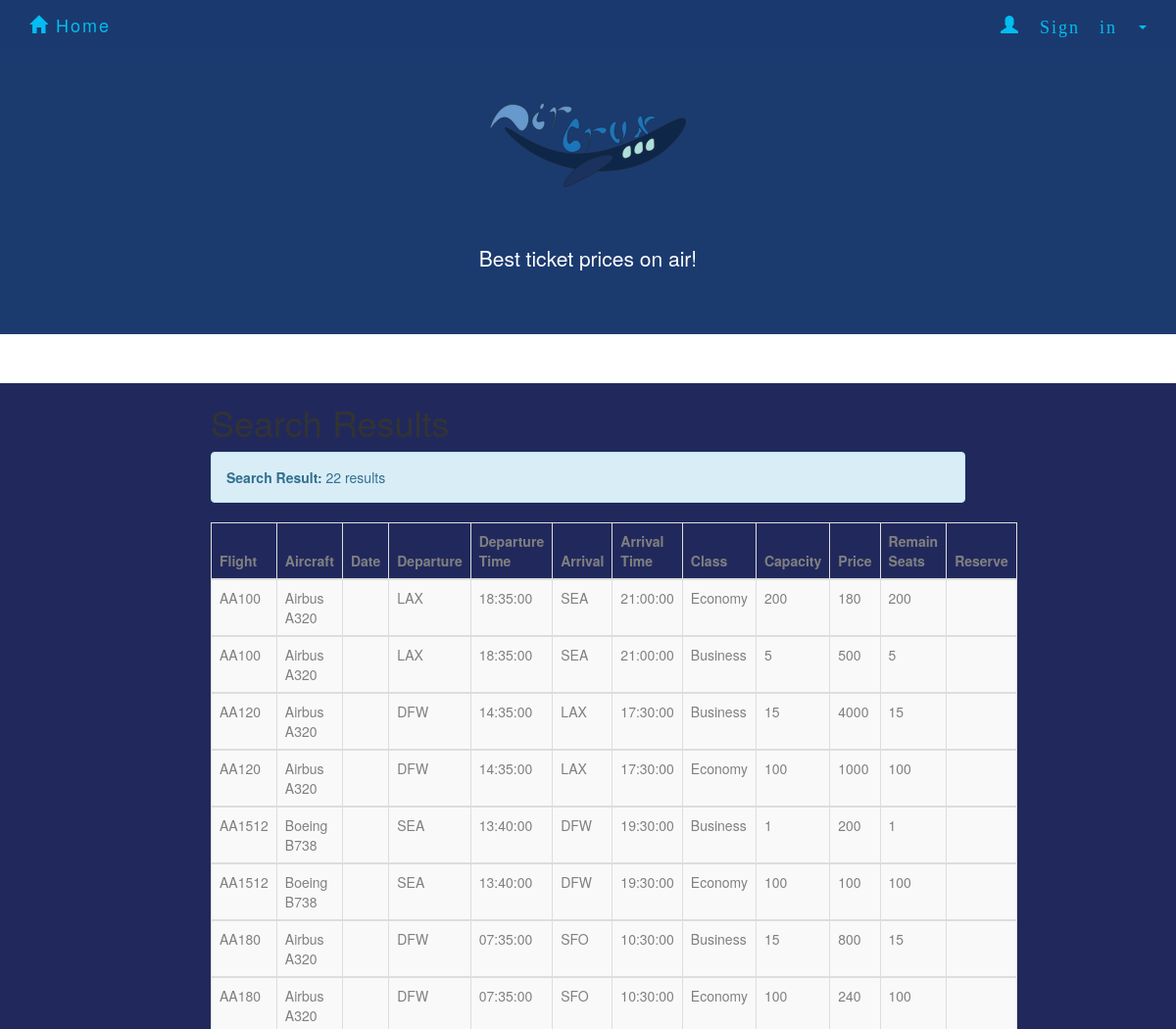
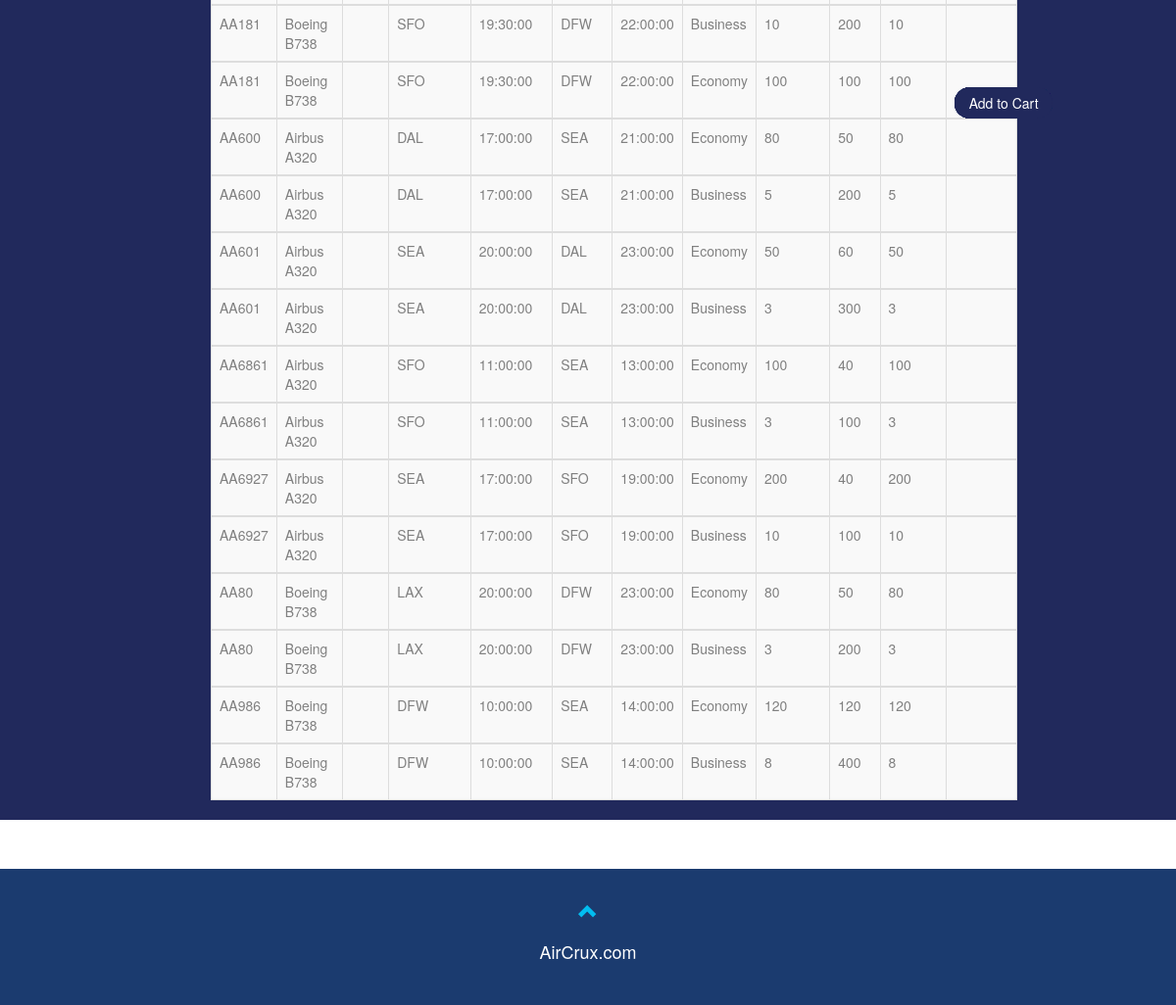
/php/SearchResultAll.php, run on the app's committed database (2 pictures, top to bottom).
### tables this page shows
CREATE TABLE `flight` (
  `number` varchar(20) NOT NULL,
  `airplane_id` varchar(10) NOT NULL,
  `departure` varchar(10) NOT NULL,
  `d_time` time NOT NULL,
  `arrival` varchar(10) NOT NULL,
  `a_time` time NOT NULL,
  PRIMARY KEY (`number`),
  KEY `code_idx` (`departure`,`arrival`),
  KEY `airplaneid_idx` (`airplane_id`),
  KEY `arrival_idx` (`arrival`),
  CONSTRAINT `airplaneid` FOREIGN KEY (`airplane_id`) REFERENCES `airplane` (`ID`) ON DELETE CASCADE ON UPDATE CASCADE,
  CONSTRAINT `arrival` FOREIGN KEY (`arrival`) REFERENCES `airport` (`code`) ON DELETE CASCADE ON UPDATE CASCADE,
  CONSTRAINT `departure` FOREIGN KEY (`departure`) REFERENCES `airport` (`code`) ON DELETE CASCADE ON UPDATE CASCADE
);

CREATE TABLE `class` (
  `number` varchar(10) NOT NULL,
  `name` varchar(20) NOT NULL,
  `capacity` int(11) NOT NULL,
  `price` float NOT NULL,
  PRIMARY KEY (`number`,`name`),
  KEY `number_idx` (`number`),
  CONSTRAINT `number` FOREIGN KEY (`number`) REFERENCES `flight` (`number`) ON DELETE CASCADE ON UPDATE CASCADE
);

CREATE TABLE `airplane` (
  `ID` varchar(10) NOT NULL,
  `type` varchar(10) NOT NULL,
  `company` varchar(20) NOT NULL,
  PRIMARY KEY (`ID`)
);

### php/SearchResultAll.php (the view, shortened to what this page needs)
<!DOCTYPE html>
<html>
<html lang="en">
<head>
    <link rel="stylesheet" href="http://maxcdn.bootstrapcdn.com/bootstrap/3.3.5/css/bootstrap.min.css">
    <link rel="stylesheet" href="forcompany.css">
    <link rel="stylesheet" href="homepage.css">
    <link rel="stylesheet" href="AdminSignin.css">
  <link rel="stylesheet" type="text/css" href="Search.css">
 </head>
<body>
<nav class="navbar navbar-default navbar-fixed-top"  style="background-color: #1b3b6f; color:#1c7293;">
        <div class="container">
            <div class="navbar-header">
                <a class="navbar-brand" href="homepage.html"><span class="glyphicon glyphicon-home"></span> Home</a>
            </div>
            <div class="collapse navbar-collapse" id="myNavbar">
                <ul class="nav navbar-nav navbar-right">
                    <li class="dropdown" id = "new">
                        <a class="dropdown-toggle" data-toggle="dropdown" href="#"><span class="glyphicon glyphicon-user"> Sign in&nbsp;</span><span class="caret"></span>
                        </a>
                          </li>
                        </ul>
            </div>
        </div>
    </nav>
<div class="jumbotron text-center"  style="background-color: #1b3b6f;">
    <img id="logo" src = "aircrux.svg" alt="My Happy SVG"/>
	<p>Best ticket prices on air!</p>
</div>
<div class="container-fluid text-center">
  <div class="row content">
    <div class="col-sm-2 sidenav">
    </div>
    <div class="col-sm-8 text-left">
      <h1>Search Results</h1>
<?php
include_once 'dbconnect2.php';
$selectdate = $_POST["selectdate"];
global $sql, $availableNumber;
    $sql = "SELECT *
            FROM flight FL,  class C, airplane AP
            WHERE (FL.number = C.number) AND (FL.airplane_id = AP.ID)
            ORDER BY FL.number";
$result = mysqli_query($con,$sql);
$rowcount = mysqli_num_rows($result);
if($rowcount == 0){
    echo "<div class='alert alert-info'><strong>Search Result: </strong>".$rowcount." result</div>";
}
else{
echo "<div class='alert alert-info'><strong>Search Result: </strong>".$rowcount." results</div>";
echo "<table class='table table-bordered table-striped table-hover'>
      <thead>
      <tr>
        <th>Flight</th>
        <th>Aircraft</th>
        <th>Date</th>
        <th>Departure</th>
        <th>Departure Time</th>
        <th>Arrival</th>
        <th>Arrival Time</th>
        <th>Class</th>
        <th>Capacity</th>
        <th>Price</th>
        <th>Remain Seats</th>
        <th>Reserve</th>
      </tr>
      </thead>";
while($row = mysqli_fetch_array($result)) {
    echo "<tbody><tr>";
    echo "<td>" . $row['number'] . "</td>";
    echo "<td>" . $row['company']." ".$row['type']. "</td>";
    echo "<td>" . $selectdate . "</td>";
    echo "<td>" . $row['departure'] . "</td>";
    echo "<td>" . $row['d_time'] . "</td>";
    echo "<td>" . $row['arrival'] . "</td>";
    echo "<td>" . $row['a_time'] . "</td>";
    echo "<td>" . $row['name'] . "</td>";
    echo "<td>" . $row['capacity'] . "</td>";
    echo "<td>" . $row['price'] . "</td>";
        $seatreserved = "SELECT flightno, classtype, COUNT(*)
                    FROM book B
                    WHERE B.date = '".$selectdate."' AND B.flightno = '".$row['number']."'AND B.classtype ='".$row['name']."' AND paid=1
                    GROUP BY flightno, classtype";
        $reserved = mysqli_query($con, $seatreserved);
        $reservedNumber = mysqli_fetch_array($reserved);
        $capacity = mysqli_query($con, "SELECT capacity FROM class C WHERE C.number='".$row['number']."' AND C.name= '".$row['name']."'");
        $capacityNumber = mysqli_fetch_array($capacity);
        if(mysqli_num_rows($reserved)>0){
            $availableNumber = $capacityNumber['capacity'] - $reservedNumber['COUNT(*)'];
        }else{
            $availableNumber = $capacityNumber['capacity'];
        }
        echo "<td>".$availableNumber."</td>";
    if($availableNumber>0){
    echo '<td>
        <form action="shoppingcart.php" method="post">
        <input type="hidden" name="flightno" value="'.$row['number'].'">
        <input type="hidden" name="classtype" value="'.$row['name'].'">
        <input type="hidden" name="price" value="'.$row['price'].'">
        <input type="hidden" name="date" value="'.$selectdate.'">
        <input type="hidden" name="type" value="all">
        <button type="submit" class="btn btn-primary">Add to Cart</button>
        </form>
        </td>';
    }else{
        echo "<td><button type='button' class='btn btn-warning' onclick='myFunction()'>Not Available</button></td>";
    }
    echo "</tr>";
}
echo " </tbody></table>";
}
?>
    </div>
  </div>
</div>
<footer class="container-fluid text-center"  style="background-color: #1b3b6f;">
        <a href="#signUpPage" title="To Top">
            <span class="glyphicon glyphicon-chevron-up"></span>
        </a>
        <p>AirCrux.com</p>
</footer>
</body>
</html>

### css/forcompany.css (style rules this page uses)
.jumbotron { background-color: #21295c; color: #ffffff; }
.container-fluid { background-color: #21295c; margin-top: 50px; }
.navbar-default { background-color:black; }
.btn { position: absolute; top:50%; background-color: #21295c; color: #fff; border:none; border-radius:50px; min-height:30px; min-width: 100px; }
.navbar { margin-bottom: 0; background-color: #0066cc; border: 0; font-size: 18px !important; letter-spacing: 2px; opacity: 0.9; }
.navbar li a, .navbar .navbar-brand { color: #00ccff !important; }
footer { background-color: #0066cc; color: #fff; padding: 32px; font-size: 18px; }
footer .glyphicon { font-size: 20px; margin-bottom: 20px; color: #00ccff; opacity: 0.9; }

### css/homepage.css (style rules this page uses)
#logo { height:200px; width:200px; }
nav { background-color: #1b3b6f; }
.jumbotron { background-color: #21295c; margin-bottom: 0; }
.btn-primary { border-color: #9eb3c2; background-color: #21295c; border-radius: 20px; margin-bottom: 20px; }
.btn { align-content: space-between; justify-content: space-evenly; border-color: #9eb3c2; background-color: #21295c; border-radius: 20px; }

### css/AdminSignin.css (style rules this page uses)
th { width: 50px; height: 10px; color: gray; }
td { color: gray; }

### css/Search.css (style rules this page uses)
.jumbotron { background-color: #0066cc; color: #ffffff; }
.navbar { margin-bottom: 0; background-color: #0066cc; border: 0; font-size: 18px !important; letter-spacing: 2px; opacity: 0.9; }
.navbar li a, .navbar .navbar-brand { color: #00ccff !important; }
footer { background-color: #0066cc; color: #fff; padding: 32px; font-size: 18px; }
footer .glyphicon { font-size: 20px; margin-bottom: 20px; color: #00ccff; opacity: 0.9; }

### php/SearchResultAll.php (style rules this page uses)
#logo { height:200px; width:200px; }
nav { background-color: #1b3b6f; }
.jumbotron { background-color: #21295c; margin-bottom: 0; }
.btn-primary { border-color: #9eb3c2; background-color: #21295c; border-radius: 20px; margin-bottom: 20px; }
.btn { align-content: space-between; justify-content: space-evenly; border-color: #9eb3c2; background-color: #21295c; border-radius: 20px; }

### data on the page
flight: class.number "AA100", airplane.company "Airbus", airplane.type "A320", departure "LAX", d_time "18:35:00", arrival "SEA", a_time "21:00:00", class.name "Economy", class.capacity "200", class.price "180", class.name "Business", class.capacity "5", class.price "500"
flight: class.number "AA120", airplane.company "Airbus", airplane.type "A320", departure "DFW", d_time "14:35:00", arrival "LAX", a_time "17:30:00", class.name "Business", class.capacity "15", class.price "4000", class.name "Economy", class.capacity "100", class.price "1000"
flight: class.number "AA1512", airplane.company "Boeing", airplane.type "B738", departure "SEA", d_time "13:40:00", arrival "DFW", a_time "19:30:00", class.name "Business", class.capacity "1", class.price "200", class.name "Economy", class.capacity "100", class.price "100"
flight: class.number "AA180", airplane.company "Airbus", airplane.type "A320", departure "DFW", d_time "07:35:00", arrival "SFO", a_time "10:30:00", class.name "Business", class.capacity "15", class.price "800", class.name "Economy", class.capacity "100", class.price "240"
flight: class.number "AA181", airplane.company "Boeing", airplane.type "B738", departure "SFO", d_time "19:30:00", arrival "DFW", a_time "22:00:00", class.name "Business", class.capacity "10", class.price "200", class.name "Economy", class.capacity "100", class.price "100"
flight: class.number "AA600", airplane.company "Airbus", airplane.type "A320", departure "DAL", d_time "17:00:00", arrival "SEA", a_time "21:00:00", class.name "Economy", class.capacity "80", class.price "50", class.name "Business", class.capacity "5", class.price "200"
flight: class.number "AA601", airplane.company "Airbus", airplane.type "A320", departure "SEA", d_time "20:00:00", arrival "DAL", a_time "23:00:00", class.name "Economy", class.capacity "50", class.price "60", class.name "Business", class.capacity "3", class.price "300"
flight: class.number "AA6861", airplane.company "Airbus", airplane.type "A320", departure "SFO", d_time "11:00:00", arrival "SEA", a_time "13:00:00", class.name "Economy", class.capacity "100", class.price "40", class.name "Business", class.capacity "3", class.price "100"
flight: class.number "AA6927", airplane.company "Airbus", airplane.type "A320", departure "SEA", d_time "17:00:00", arrival "SFO", a_time "19:00:00", class.name "Economy", class.capacity "200", class.price "40", class.name "Business", class.capacity "10", class.price "100"
flight: class.number "AA80", airplane.company "Boeing", airplane.type "B738", departure "LAX", d_time "20:00:00", arrival "DFW", a_time "23:00:00", class.name "Economy", class.capacity "80", class.price "50", class.name "Business", class.capacity "3", class.price "200"
flight: class.number "AA986", airplane.company "Boeing", airplane.type "B738", departure "DFW", d_time "10:00:00", arrival "SEA", a_time "14:00:00", class.name "Economy", class.capacity "120", class.price "120", class.name "Business", class.capacity "8", class.price "400"

### other printed values
$rowcount "22"
